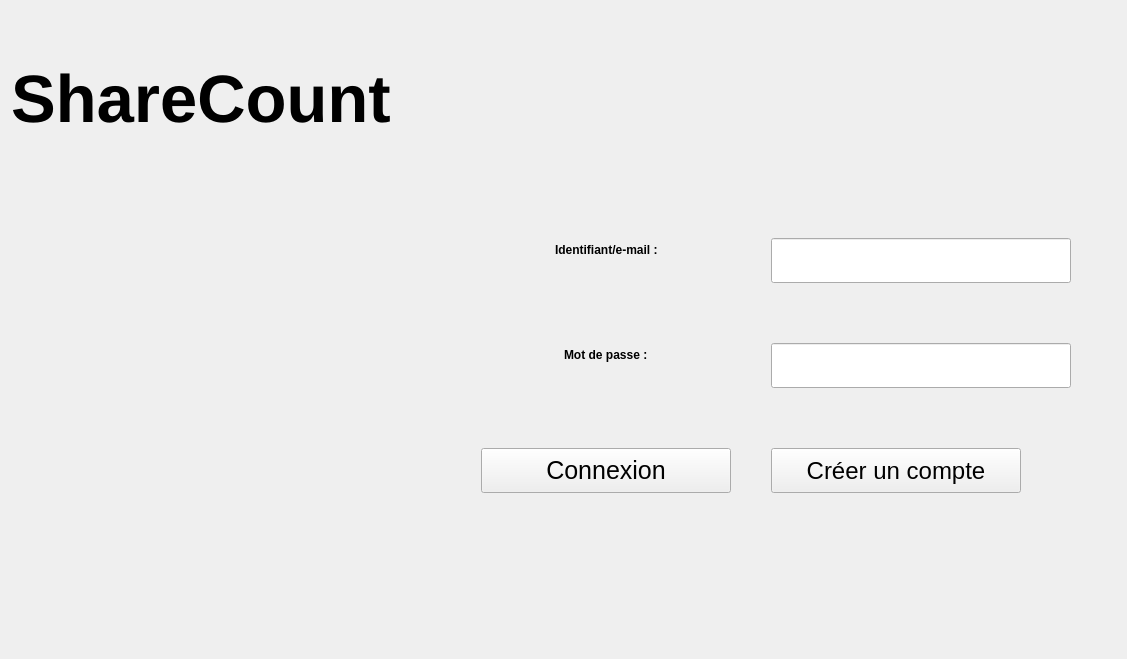
<?xml version="1.0" encoding="UTF-8"?>
<ui version="4.0">
 <class>PageAccueil</class>
 <widget class="QWidget" name="PageAccueil">
  <property name="geometry">
   <rect>
    <x>0</x>
    <y>0</y>
    <width>1127</width>
    <height>659</height>
   </rect>
  </property>
  <property name="windowTitle">
   <string>Form</string>
  </property>
  <layout class="QHBoxLayout" name="horizontalLayout">
   <item>
    <layout class="QVBoxLayout" name="verticalLayout_5">
     <property name="topMargin">
      <number>50</number>
     </property>
     <item>
      <widget class="QLabel" name="label_3">
       <property name="font">
        <font>
         <pointsize>50</pointsize>
         <weight>75</weight>
         <bold>true</bold>
        </font>
       </property>
       <property name="text">
        <string>ShareCount</string>
       </property>
       <property name="alignment">
        <set>Qt::AlignLeading|Qt::AlignLeft|Qt::AlignTop</set>
       </property>
       <property name="margin">
        <number>10</number>
       </property>
       <property name="indent">
        <number>-1</number>
       </property>
      </widget>
     </item>
     <item>
      <widget class="QWidget" name="widget" native="true"/>
     </item>
    </layout>
   </item>
   <item>
    <layout class="QVBoxLayout" name="verticalLayout_2">
     <item>
      <spacer name="verticalSpacer">
       <property name="orientation">
        <enum>Qt::Vertical</enum>
       </property>
       <property name="sizeType">
        <enum>QSizePolicy::Preferred</enum>
       </property>
       <property name="sizeHint" stdset="0">
        <size>
         <width>20</width>
         <height>52</height>
        </size>
       </property>
      </spacer>
     </item>
     <item>
      <layout class="QFormLayout" name="formLayout_2">
       <property name="labelAlignment">
        <set>Qt::AlignCenter</set>
       </property>
       <property name="formAlignment">
        <set>Qt::AlignCenter</set>
       </property>
       <property name="horizontalSpacing">
        <number>40</number>
       </property>
       <property name="verticalSpacing">
        <number>60</number>
       </property>
       <property name="leftMargin">
        <number>10</number>
       </property>
       <property name="topMargin">
        <number>60</number>
       </property>
       <property name="rightMargin">
        <number>10</number>
       </property>
       <item row="0" column="0">
        <widget class="QLabel" name="label">
         <property name="font">
          <font>
           <weight>75</weight>
           <bold>true</bold>
          </font>
         </property>
         <property name="text">
          <string>Identifiant/e-mail :</string>
         </property>
        </widget>
       </item>
       <item row="0" column="1">
        <widget class="QLineEdit" name="lineEdit">
         <property name="minimumSize">
          <size>
           <width>300</width>
           <height>45</height>
          </size>
         </property>
         <property name="maximumSize">
          <size>
           <width>300</width>
           <height>45</height>
          </size>
         </property>
         <property name="font">
          <font>
           <pointsize>15</pointsize>
          </font>
         </property>
        </widget>
       </item>
       <item row="1" column="0">
        <widget class="QLabel" name="label_2">
         <property name="font">
          <font>
           <weight>75</weight>
           <bold>true</bold>
          </font>
         </property>
         <property name="text">
          <string>Mot de passe :</string>
         </property>
        </widget>
       </item>
       <item row="1" column="1">
        <widget class="QLineEdit" name="lineEdit_2">
         <property name="minimumSize">
          <size>
           <width>300</width>
           <height>45</height>
          </size>
         </property>
         <property name="maximumSize">
          <size>
           <width>300</width>
           <height>45</height>
          </size>
         </property>
         <property name="font">
          <font>
           <pointsize>15</pointsize>
          </font>
         </property>
         <property name="echoMode">
          <enum>QLineEdit::Password</enum>
         </property>
        </widget>
       </item>
       <item row="2" column="0">
        <widget class="QPushButton" name="boutonConnexion">
         <property name="minimumSize">
          <size>
           <width>250</width>
           <height>45</height>
          </size>
         </property>
         <property name="maximumSize">
          <size>
           <width>250</width>
           <height>45</height>
          </size>
         </property>
         <property name="font">
          <font>
           <pointsize>19</pointsize>
          </font>
         </property>
         <property name="text">
          <string>Connexion</string>
         </property>
        </widget>
       </item>
       <item row="2" column="1">
        <widget class="QPushButton" name="boutonCreationCompte">
         <property name="minimumSize">
          <size>
           <width>250</width>
           <height>45</height>
          </size>
         </property>
         <property name="maximumSize">
          <size>
           <width>250</width>
           <height>45</height>
          </size>
         </property>
         <property name="font">
          <font>
           <pointsize>18</pointsize>
          </font>
         </property>
         <property name="text">
          <string>Créer un compte</string>
         </property>
        </widget>
       </item>
      </layout>
     </item>
     <item>
      <spacer name="verticalSpacer_2">
       <property name="orientation">
        <enum>Qt::Vertical</enum>
       </property>
       <property name="sizeType">
        <enum>QSizePolicy::Preferred</enum>
       </property>
       <property name="sizeHint" stdset="0">
        <size>
         <width>20</width>
         <height>40</height>
        </size>
       </property>
      </spacer>
     </item>
    </layout>
   </item>
  </layout>
 </widget>
 <resources/>
 <connections/>
</ui>
